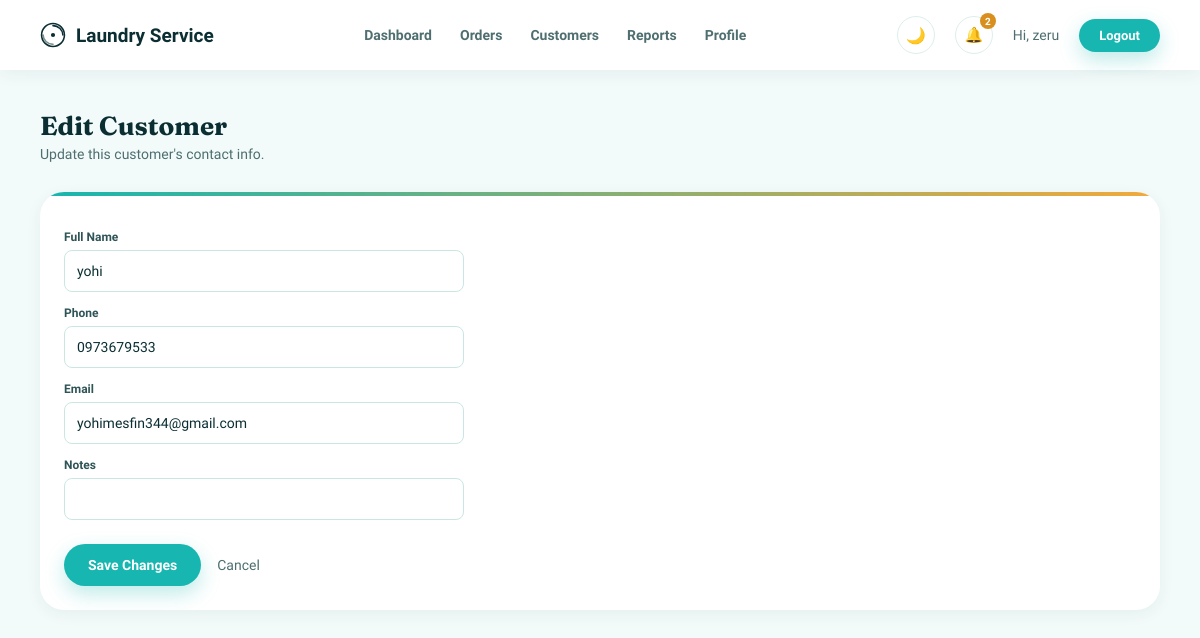
Page /customers/4/edit (signed in) on the committed database.
### tables this page shows
CREATE TABLE customers (
            id INTEGER PRIMARY KEY AUTOINCREMENT,
            name TEXT NOT NULL,
            phone TEXT,
            email TEXT,
            notes TEXT,
            created_at TEXT DEFAULT CURRENT_TIMESTAMP
        );

### app.py (the view, shortened to what this page needs)
@app.route("/customers/<int:customer_id>/edit", methods=["GET", "POST"])
@login_required
def edit_customer(customer_id):
    conn = get_connection()
    customer = conn.execute(
        "SELECT * FROM customers WHERE id = ?", (customer_id,)
    ).fetchone()
    conn.close()
    if customer is None:
        flash("Customer not found.")
        return redirect(url_for("customers"))
    return render_template("edit_customer.html", customer=customer)

### app.py (called while the page is built)
def login_required(f):
    @wraps(f)
    def decorated_function(*args, **kwargs):
        if "username" not in session:
            flash("Please log in first.")
            return redirect(url_for("login"))
        return f(*args, **kwargs)
    return decorated_function

@app.context_processor
def inject_notifications():
    if "username" not in session:
        return {}
    conn = get_connection()
    unread_count = conn.execute(
        "SELECT COUNT(*) FROM notifications WHERE is_read = 0"
    ).fetchone()[0]
    recent_notifications = conn.execute(
        "SELECT * FROM notifications ORDER BY id DESC LIMIT 5"
    ).fetchall()
    conn.close()
    return {
        "unread_count": unread_count,
        "recent_notifications": recent_notifications,
    }

### database.py (called while the page is built)
def get_connection():
    conn = sqlite3.connect(DB_NAME)
    conn.row_factory = sqlite3.Row  # lets us access columns by name, e.g. row["username"]
    return conn

### templates/edit_customer.html (shortened to what this page needs)
<!DOCTYPE html>
<html lang="en">
<head>
    <link rel="stylesheet" href="{{ url_for('static', filename='theme.css') }}">
    <link rel="stylesheet" href="{{ url_for('static', filename='dashboard.css') }}">
</head>
<body>
    {% include "_navbar.html" %}
    <div class="dashboard-content">
        <h1>Edit Customer</h1>
        <p class="subtitle">Update this customer's contact info.</p>
        <div class="order-form-card">
            <form method="POST" action="{{ url_for('edit_customer', customer_id=customer['id']) }}" class="edit-form">
                <label>Full Name</label>
                <input type="text" name="name" value="{{ customer['name'] }}" required>
                <label>Phone</label>
                <input type="text" name="phone" value="{{ customer['phone'] or '' }}">
                <label>Email</label>
                <input type="email" name="email" value="{{ customer['email'] or '' }}">
                <label>Notes</label>
                <input type="text" name="notes" value="{{ customer['notes'] or '' }}">
                <div class="edit-form-buttons">
                    <button type="submit">Save Changes</button>
                    <a href="{{ url_for('customer_profile', customer_id=customer['id']) }}" class="cancel-link">Cancel</a>
                </div>
            </form>
        </div>
    </div>
</body>
</html>

### static/theme.css (style rules this page uses)
:root { --bg: #F2FBFA; --card-bg: #FFFFFF; --border-color: #DCEFEC; --text-primary: #0B2E33; --text-secondary: #4E6E70; --text-tertiary: #8AA6A5; --label-color: #2F5457; --input-bg: #FFFFFF; --input-border: #C9E6E2; --primary: #17B6B0; --primary-dark: #109A95; --primary-darker: #0B7873; --left-panel-text: #DFF7F3; --accent: #F2A93B; --accent-dark: #D98F1E; --error-bg: #FDEBEA; --error-text: #C0392B; --flash-bg: #E1F6F3; --flash-text: #0B7873; --status-pending-bg: #FBEACB; --status-pending-text: #93650F; --status-completed-bg: #DCEEE2; --status-completed-text: #276245; --table-header-bg: #EEFAF8; --table-row-border: #E7F5F3; --dark-btn-bg: #0B2E33; --dark-btn-hover: #123F45; --radius-sm: 10px; --radius-md: 16px; --radius-lg: 24px; --radius-pill: 999px; --shadow-card: 0 4px 16px rgba(11, 46, 51, 0.06); --shadow-card-hover: 0 14px 32px rgba(11, 46, 51, 0.12); --shadow-btn: 0 8px 20px rgba(23, 182, 176, 0.28); --font-display: 'Fraunces', Georgia, serif; --font-body: 'Work Sans', Arial, sans-serif; --font-mono: 'JetBrains Mono', 'Courier New', monospace; }
body { font-family: var(--font-body); }
h1, h2, .left-panel h1, .nav-brand, .card h2, .order-form-card h2 { font-family: var(--font-display); }
.stat-card, .order-form-card, .table-card { position: relative; overflow: hidden; border: none; border-radius: var(--radius-lg); box-shadow: var(--shadow-card); }
.stat-card::before, .order-form-card::before, .table-card::before { content: ""; position: absolute; top: 0; left: 0; right: 0; height: 4px; background: linear-gradient(90deg, var(--primary), var(--accent)); }
body { animation: page-fade-in 0.35s ease both; }
button:not(.theme-toggle):not(.notification-bell) { border-radius: var(--radius-pill); box-shadow: var(--shadow-btn); transition: transform 0.15s ease, box-shadow 0.15s ease, background-color 0.15s ease; }
input, select, textarea { background-color: var(--input-bg); color: var(--text-primary); border-radius: var(--radius-sm); }
input::placeholder { color: var(--text-tertiary); }
body, .card, .stat-card, .order-form-card, .table-card, input, select, .navbar { transition: background-color 0.2s ease, color 0.2s ease, border-color 0.2s ease; }

### static/dashboard.css (style rules this page uses)
* { margin: 0; padding: 0; box-sizing: border-box; font-family: var(--font-body); }
body { background-color: var(--bg); color: var(--text-primary); }
.dashboard-content { padding: 40px; }
.dashboard-content h1 { font-size: 26px; color: var(--text-primary); margin-bottom: 4px; }
.subtitle { color: var(--text-secondary); font-size: 14px; margin-bottom: 30px; }
.order-form-card { background-color: var(--card-bg); border: none; border-radius: var(--radius-lg); box-shadow: var(--shadow-card); padding: 24px; margin-bottom: 30px; }
.edit-form { display: flex; flex-direction: column; max-width: 400px; }
.edit-form label { font-size: 12px; font-weight: bold; color: var(--label-color); margin-bottom: 6px; margin-top: 14px; }
.edit-form input, .edit-form select { height: 42px; border: 1px solid var(--input-border); border-radius: 8px; padding: 0 12px; font-size: 14px; }
.edit-form-buttons { display: flex; align-items: center; gap: 16px; margin-top: 24px; }
.edit-form-buttons button { height: 42px; padding: 0 24px; background-color: var(--primary); color: white; border: none; border-radius: 8px; font-size: 14px; font-weight: bold; cursor: pointer; }
.cancel-link { font-size: 14px; color: var(--text-secondary); text-decoration: none; }
.order-form-card, .table-card { animation: card-fade-up 0.5s ease 0.1s both; }

### rows in the picture
customers: name "yohi", phone "0973679533", email "yohimesfin344@gmail.com"

### other values in the picture
{{ unread_count }} "2"
{{ session.get('username', '') }} "zeru"
